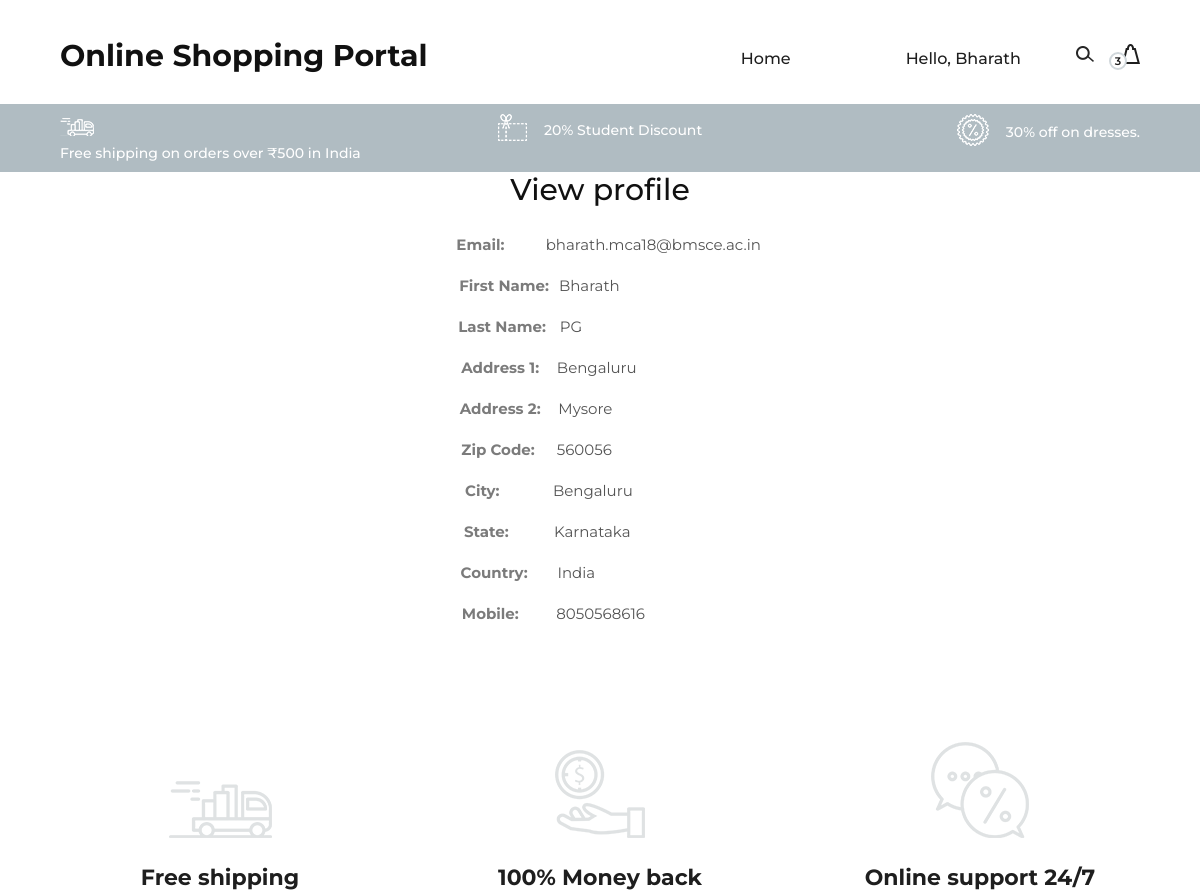
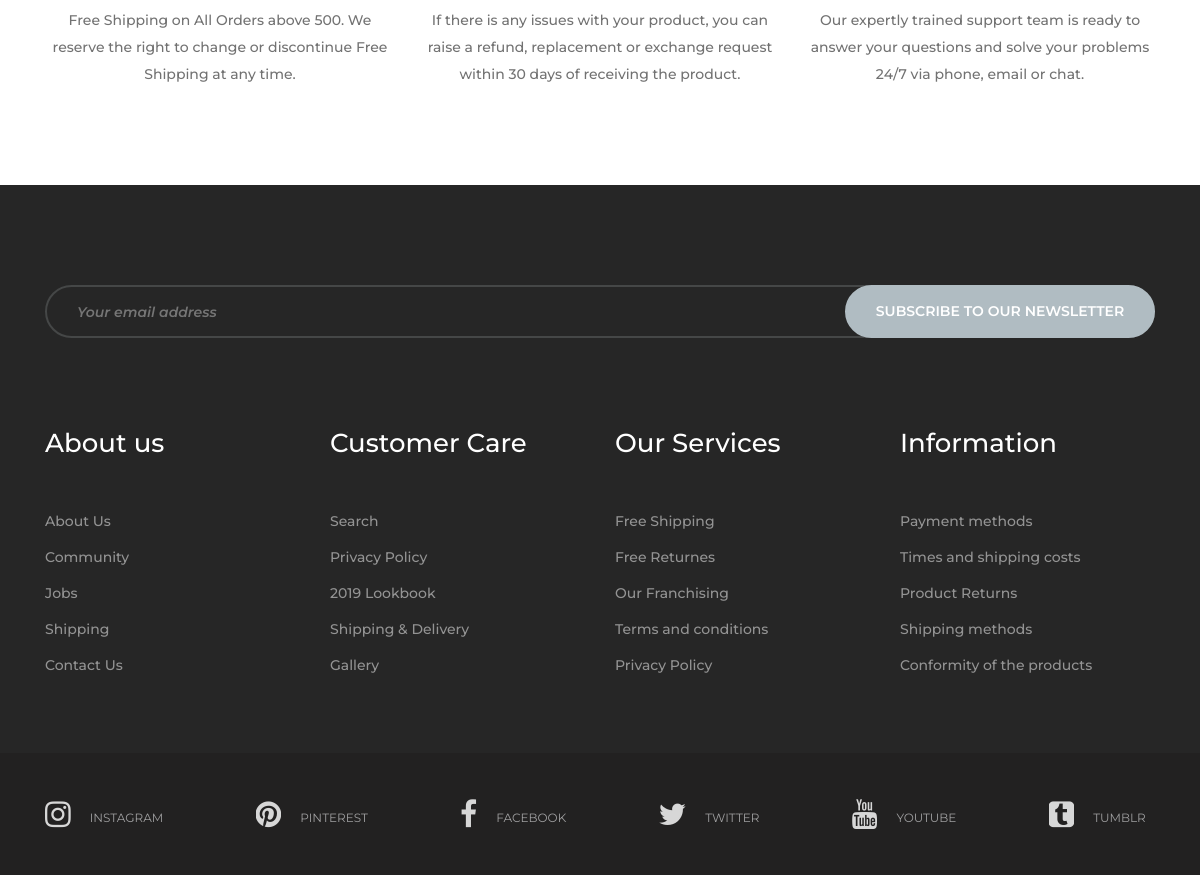
Screenshot of /account/profile/view (signed in) with the database file from the repository (2 pictures, top to bottom).
### tables this page shows
CREATE TABLE users 
		(userId INTEGER PRIMARY KEY, 
		password TEXT,
		email TEXT,
		firstName TEXT,
		lastName TEXT,
		address1 TEXT,
		address2 TEXT,
		zipcode TEXT,
		city TEXT,
		state TEXT,
		country TEXT, 
		phone TEXT
		);

### main.py (the view)
@app.route("/account/profile/view")
def viewProfile():
    if 'email' not in session:
        return redirect(url_for('root'))
    loggedIn, firstName, noOfItems = getLoginDetails()
    with sqlite3.connect('database.db') as conn:
        cur = conn.cursor()
        cur.execute("SELECT userId, email, firstName, lastName, address1, address2, zipcode, city, state, country, phone FROM users WHERE email = ?", (session['email'], ))
        profileData = cur.fetchone()
    conn.close()
    return render_template("viewProfile.html", profileData=profileData, loggedIn=loggedIn, firstName=firstName, noOfItems=noOfItems)

### templates/viewProfile.html (shortened to what this page needs)
<!DOCTYPE HTML>
<html>
<head>
<head>
    <link rel="stylesheet" href={{ url_for('static', filename="bharath/css/bootstrap.min.css")}} type="text/css" />
    <link rel="stylesheet" href={{ url_for('static', filename="bharath/css/font-awesome.min.css")}} type="text/css" />
    <link rel="stylesheet" href={{ url_for('static', filename="bharath/css/nice-select.css")}} type="text/css"/>
    <link rel="stylesheet" href={{ url_for('static', filename="bharath/css/owl.carousel.min.css")}} type="text/css"/>
    <link rel="stylesheet" href={{ url_for('static', filename="bharath/css/magnific-popup.css")}} type="text/css"/>
    <link rel="stylesheet" href={{ url_for('static', filename="bharath/css/slicknav.min.css")}} type="text/css"/>
    <link rel="stylesheet" href={{ url_for('static', filename="bharath/css/style.css")}} type="text/css"/>
</head>
<body>
    <header class="header-section">
        <div class="container-fluid">
            <div class="inner-header">
                <div class="logo">
                    <a href="/"><h3><b>Online Shopping Portal</b></h3></a>
                </div>
                <div class="header-right">
                    <img src={{ url_for('static', filename="bharath/img/icons/search.png" )}} alt="" class="search-trigger"/>
                    <a href="/cart"><img src={{ url_for('static', filename="bharath/img/icons/bag.png" )}} alt=""/>
                        <span>{{noOfItems}}</span>
                    </a>
                </div>
                {% if not loggedIn %}
                <div class="user-access">
                    <a href="/loginForm" >Sign in</a>
                </div>
                {% else %}
                    <div>
                        <nav class="main-menu mobile-menu">
                            <ul>
                                <li><a href="">Hello, {{firstName}}</a>
                            </li>
                        </ul>
                    </nav>
                    </div>
                    {% endif %}
                <nav class="main-menu mobile-menu">
                    <ul>
                        <li><a  href="/">Home</a></li>
                    </ul>
                </nav>
            </div>
        </div>
    </header>
    <div class="header-info">
        <div class="container-fluid">
            <div class="row">
                <div class="col-md-4">
                    <div class="header-item">
                        <img src={{url_for('static', filename="bharath/img/icons/delivery.png" )}} alt=""/>
                        <p>Free shipping on orders over ₹500 in India</p>
                    </div>
                </div>
                <div class="col-md-4 text-left text-lg-center">
                    <div class="header-item">
                        <img src={{url_for('static', filename="bharath/img/icons/voucher.png")}} alt=""/>
                        <p>20% Student Discount</p>
                    </div>
                </div>
                <div class="col-md-4 text-left text-xl-right">
                    <div class="header-item">
                    <img src={{url_for('static', filename="bharath/img/icons/sales.png")}} alt=""/>
                    <p>30% off on dresses. </p>
                </div>
                </div>
            </div>
        </div>
	</div>
</body>
	<body>
<center>
<div class="display" >
	<h3>View profile</h3><br>
    <form action="/updateProfile" method="POST">
		<p><b style="padding-left: 50px;">Email:</b>&nbsp;&nbsp;&nbsp;&nbsp;&nbsp;&nbsp;&nbsp;&nbsp;&nbsp;&nbsp;<input type="email" style=" background: none; border-top-style: hidden;	border-right-style: hidden;
			border-left-style: hidden; border-bottom-style:hidden ; width: 250px; " name="email"  value={{profileData[1]}} disabled ></p>
		<p><b>First Name:</b>&nbsp;&nbsp;<input type="text"  name="firstName" style="border-top-style: hidden;	border-right-style: hidden;
			border-left-style: hidden; border-bottom-style:hidden ; background: none;" value={{profileData[2]}} disabled></p>
		<p><b>Last Name:</b> &nbsp;&nbsp;<input type="text" name="lastName" style="border-top-style: hidden;	border-right-style: hidden;
			border-left-style: hidden; border-bottom-style:hidden ; background: none;" value={{profileData[3]}} disabled></p>
		<p><b>Address 1:</b> &nbsp;&nbsp;&nbsp;<input type="text" name="address1" style="border-top-style: hidden;	border-right-style: hidden;
			border-left-style: hidden; border-bottom-style:hidden ; background: none;" value={{profileData[4]}} disabled></p>
		<p><b>Address 2:</b> &nbsp;&nbsp;&nbsp;<input type="text" name="address2" style="border-top-style: hidden;	border-right-style: hidden;
			border-left-style: hidden; border-bottom-style:hidden ; background: none;" value={{profileData[5]}} disabled></p>
		<p><b>Zip Code: </b>&nbsp;&nbsp;&nbsp;&nbsp;<input type="text" name="zipcode" style="border-top-style: hidden;	border-right-style: hidden;
			border-left-style: hidden; border-bottom-style:hidden ; background: none;" value={{profileData[6]}} disabled></p>
		<p><b>City: </b>&nbsp;&nbsp;&nbsp;&nbsp;&nbsp;&nbsp;&nbsp;&nbsp;&nbsp;&nbsp;&nbsp;&nbsp;<input type="text" style="border-top-style: hidden;	border-right-style: hidden;
			border-left-style: hidden; border-bottom-style:hidden ; background: none;" name="city" value={{profileData[7]}} disabled></p>
		<p><b>State:</b> &nbsp;&nbsp;&nbsp;&nbsp;&nbsp;&nbsp;&nbsp;&nbsp;&nbsp;&nbsp;<input type="text" name="state" style="border-top-style: hidden;	border-right-style: hidden;
			border-left-style: hidden; border-bottom-style:hidden ; background: none;" value={{profileData[8]}} disabled></p>
		<p><b>Country: </b>&nbsp;&nbsp;&nbsp;&nbsp;&nbsp;&nbsp;<input type="text" style="border-top-style: hidden;	border-right-style: hidden;
			border-left-style: hidden; border-bottom-style:hidden ; background: none;" name="country" value={{profileData[9]}} disabled></p>
		<p><b>Mobile:</b>&nbsp;&nbsp;&nbsp;&nbsp;&nbsp;&nbsp;&nbsp;&nbsp; <input type="text" style="border-top-style: hidden;	border-right-style: hidden;
			border-left-style: hidden; border-bottom-style:hidden ; background: none;" name="phone" value={{profileData[10]}} disabled></p>
	</form>
</div></center>
<section class="features-section spad">
	<div class="features-ads">
		<div class="container">
			<div class="row">
				<div class="col-lg-4">
					<div class="single-features-ads first">
						<img src={{url_for('static', filename="bharath/img/icons/f-delivery.png")}} alt="" />
						<h4>Free shipping</h4>
						<p>Free Shipping on All Orders above 500. We reserve the right to change or discontinue Free Shipping at any time.  </p>
					</div>
				</div>
				<div class="col-lg-4">
					<div class="single-features-ads second">
						<img src={{url_for('static', filename="bharath/img/icons/coin.png" )}} alt="" />
						<h4>100% Money back </h4>
						<p>If there is any issues with your product, you can raise a refund, replacement or exchange request within 30 days of receiving the product.</p>
					</div>
				</div>
				<div class="col-lg-4">
					<div class="single-features-ads">
						<img src={{url_for('static', filename="bharath/img/icons/chat.png" )}} alt="" />
						<h4>Online support 24/7</h4>
						<p>Our expertly trained support team is ready to answer your questions and solve your problems 24/7 via phone, email or chat.
                        </p>
					</div>
				</div>
			</div>
		</div>
	</div>
</section>
    <footer class="footer-section spad">
        <div class="container">
            <div class="newslatter-form">
                <div class="row">
                    <div class="col-lg-12">
                        <form action="#">
                            <input type="text" placeholder="Your email address">
                            <button type="submit">Subscribe to our newsletter</button>
                        </form>
                    </div>
                </div>
            </div>
            <div class="footer-widget">
                <div class="row">
                    <div class="col-lg-3 col-sm-6">
                        <div class="single-footer-widget">
                            <h4>About us</h4>
                            <ul>
                                <li>About Us</li>
                                <li>Community</li>
                                <li>Jobs</li>
                                <li>Shipping</li>
                                <li>Contact Us</li>
                            </ul>
                        </div>
                    </div>
                    <div class="col-lg-3 col-sm-6">
                        <div class="single-footer-widget">
                            <h4>Customer Care</h4>
                            <ul>
                                <li>Search</li>
                                <li>Privacy Policy</li>
                                <li>2019 Lookbook</li>
                                <li>Shipping & Delivery</li>
                                <li>Gallery</li>
                            </ul>
                        </div>
                    </div>
                    <div class="col-lg-3 col-sm-6">
                        <div class="single-footer-widget">
                            <h4>Our Services</h4>
                            <ul>
                                <li>Free Shipping</li>
                                <li>Free Returnes</li>
                                <li>Our Franchising</li>
                                <li>Terms and conditions</li>
                                <li>Privacy Policy</li>
                            </ul>
                        </div>
                    </div>
                    <div class="col-lg-3 col-sm-6">
                        <div class="single-footer-widget">
                            <h4>Information</h4>
                            <ul>
                                <li>Payment methods</li>
                                <li>Times and shipping costs</li>
                                <li>Product Returns</li>
                                <li>Shipping methods</li>
                                <li>Conformity of the products</li>
                            </ul>
                        </div>
                    </div>
                </div>
            </div>
        </div>
        <div class="social-links-warp">
			<div class="container">
				<div class="social-links">
					<a href="" class="instagram"><i class="fa fa-instagram"></i><span>instagram</span></a>
					<a href="" class="pinterest"><i class="fa fa-pinterest"></i><span>pinterest</span></a>
					<a href="" class="facebook"><i class="fa fa-facebook"></i><span>facebook</span></a>
					<a href="" class="twitter"><i class="fa fa-twitter"></i><span>twitter</span></a>
					<a href="" class="youtube"><i class="fa fa-youtube"></i><span>youtube</span></a>
					<a href="" class="tumblr"><i class="fa fa-tumblr-square"></i><span>tumblr</span></a>
				</div>
			</div>
		</div>
    </footer>
</body>
</html>

### rows the page displays
users: firstName "Bharath", email "bharath.mca18@bmsce.ac.in", lastName "PG", address1 "Bengaluru", address2 "Mysore", zipcode "560056", city "Bengaluru", state "Karnataka", country "India", phone "8050568616"

### other values shown
{{ noOfItems }} "3"
